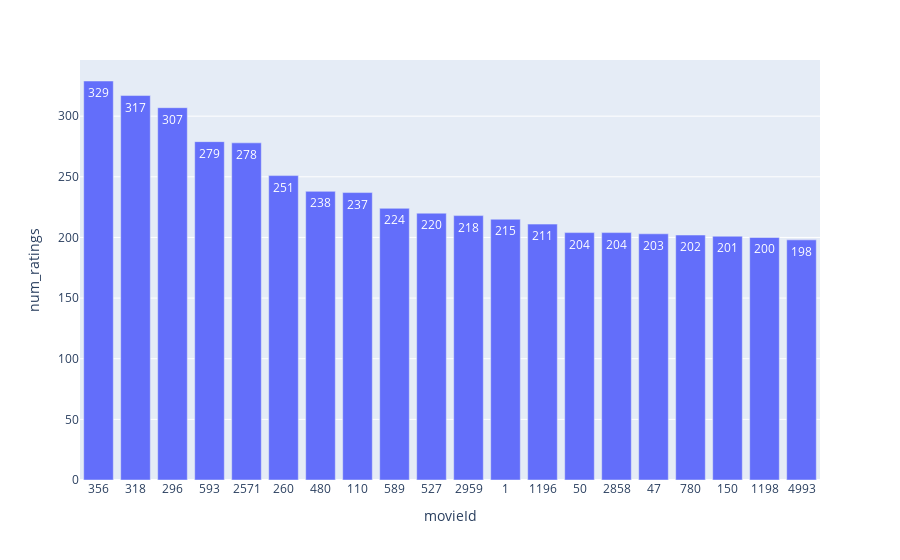

Notebook code for this chart:
### Code cell
# distribution of ratings per movie
df_plot = df_ratings.groupby(["movieId"]).agg(num_ratings=("rating", "count")).reset_index().sort_values(by="num_ratings", ascending=False).head(20)
df_plot["movieId"] = df_plot["movieId"].astype(str)
fig = px.bar(df_plot, x='movieId', y='num_ratings', text_auto=True)
fig.show()

### Figure 1 — Plotly figure (JSON) as saved in the notebook; plotly's stock layout.template omitted (floating-point values rounded to 4 significant figures)
{"data": [{"hovertemplate": "movieId=%{x}<br>num_ratings=%{y}<extra></extra>", "legendgroup": "", "marker": {"color": "#636efa", "pattern": {"shape": ""}}, "name": "", "orientation": "v", "showlegend": false, "textposition": "auto", "texttemplate": "%{y}", "type": "bar", "x": ["356", "318", "296", "593", "2571", "260", "480", "110", "589", "527", "2959", "1", "1196", "50", "2858", "47", "780", "150", "1198", "4993"], "xaxis": "x", "y": [329, 317, 307, 279, 278, 251, 238, 237, 224, 220, 218, 215, 211, 204, 204, 203, 202, 201, 200, 198], "yaxis": "y"}], "layout": {"barmode": "relative", "legend": {"tracegroupgap": 0}, "margin": {"t": 60}, "xaxis": {"anchor": "y", "domain": [0, 1], "title": {"text": "movieId"}}, "yaxis": {"anchor": "x", "domain": [0, 1], "title": {"text": "num_ratings"}}}}
